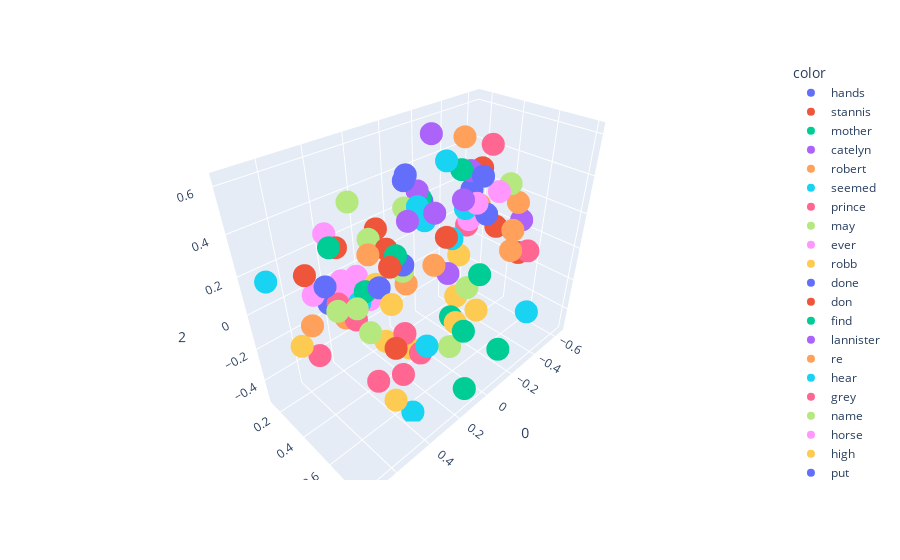

Here is the notebook cell this chart was saved with:
### Code cell
# Plot 1st frequent 100 words bcoz machine will not plot all 17453 words 
import plotly.express as px
fig = px.scatter_3d(X[200:300],x=0,y=1,z=2, color=y[200:300])
fig.show()

### Figure 1 — Plotly figure (JSON) as saved in the notebook; plotly's stock layout.template omitted (floating-point values rounded to 4 significant figures)
{"data": [{"hovertemplate": "color=hands<br>0=%{x}<br>1=%{y}<br>2=%{z}<extra></extra>", "legendgroup": "hands", "marker": {"color": "#636efa", "symbol": "circle"}, "mode": "markers", "name": "hands", "scene": "scene", "showlegend": true, "type": "scatter3d", "x": [-0.2912], "y": [0.4866], "z": [0.4141]}, {"hovertemplate": "color=stannis<br>0=%{x}<br>1=%{y}<br>2=%{z}<extra></extra>", "legendgroup": "stannis", "marker": {"color": "#EF553B", "symbol": "circle"}, "mode": "markers", "name": "stannis", "scene": "scene", "showlegend": true, "type": "scatter3d", "x": [0.4051], "y": [0.6352], "z": [-0.09021]}, {"hovertemplate": "color=mother<br>0=%{x}<br>1=%{y}<br>2=%{z}<extra></extra>", "legendgroup": "mother", "marker": {"color": "#00cc96", "symbol": "circle"}, "mode": "markers", "name": "mother", "scene": "scene", "showlegend": true, "type": "scatter3d", "x": [0.4402], "y": [0.5031], "z": [0.1562]}, {"hovertemplate": "color=catelyn<br>0=%{x}<br>1=%{y}<br>2=%{z}<extra></extra>", "legendgroup": "catelyn", "marker": {"color": "#ab63fa", "symbol": "circle"}, "mode": "markers", "name": "catelyn", "scene": "scene", "showlegend": true, "type": "scatter3d", "x": [0.2425], "y": [0.3131], "z": [0.2035]}, {"hovertemplate": "color=robert<br>0=%{x}<br>1=%{y}<br>2=%{z}<extra></extra>", "legendgroup": "robert", "marker": {"color": "#FFA15A", "symbol": "circle"}, "mode": "markers", "name": "robert", "scene": "scene", "showlegend": true, "type": "scatter3d", "x": [0.526], "y": [0.474], "z": [0.05201]}, {"hovertemplate": "color=seemed<br>0=%{x}<br>1=%{y}<br>2=%{z}<extra></extra>", "legendgroup": "seemed", "marker": {"color": "#19d3f3", "symbol": "circle"}, "mode": "markers", "name": "seemed", "scene": "scene", "showlegend": true, "type": "scatter3d", "x": [0.03653], "y": [0.4338], "z": [0.2917]}, {"hovertemplate": "color=prince<br>0=%{x}<br>1=%{y}<br>2=%{z}<extra></extra>", "legendgroup": "prince", "marker": {"color": "#FF6692", "symbol": "circle"}, "mode": "markers", "name": "prince", "scene": "scene", "showlegend": true, "type": "scatter3d", "x": [0.5301], "y": [0.4347], "z": [0.1052]}, {"hovertemplate": "color=may<br>0=%{x}<br>1=%{y}<br>2=%{z}<extra></extra>", "legendgroup": "may", "marker": {"color": "#B6E880", "symbol": "circle"}, "mode": "markers", "name": "may", "scene": "scene", "showlegend": true, "type": "scatter3d", "x": [0.565], "y": [0.4812], "z": [0.1145]}, {"hovertemplate": "color=ever<br>0=%{x}<br>1=%{y}<br>2=%{z}<extra></extra>", "legendgroup": "ever", "marker": {"color": "#FF97FF", "symbol": "circle"}, "mode": "markers", "name": "ever", "scene": "scene", "showlegend": true, "type": "scatter3d", "x": [0.4204], "y": [0.5013], "z": [0.1028]}, {"hovertemplate": "color=robb<br>0=%{x}<br>1=%{y}<br>2=%{z}<extra></extra>", "legendgroup": "robb", "marker": {"color": "#FECB52", "symbol": "circle"}, "mode": "markers", "name": "robb", "scene": "scene", "showlegend": true, "type": "scatter3d", "x": [0.3825], "y": [0.4988], "z": [0.1601]}, {"hovertemplate": "color=done<br>0=%{x}<br>1=%{y}<br>2=%{z}<extra></extra>", "legendgroup": "done", "marker": {"color": "#636efa", "symbol": "circle"}, "mode": "markers", "name": "done", "scene": "scene", "showlegend": true, "type": "scatter3d", "x": [0.4403], "y": [0.5949], "z": [0.225]}, {"hovertemplate": "color=don<br>0=%{x}<br>1=%{y}<br>2=%{z}<extra></extra>", "legendgroup": "don", "marker": {"color": "#EF553B", "symbol": "circle"}, "mode": "markers", "name": "don", "scene": "scene", "showlegend": true, "type": "scatter3d", "x": [0.4661], "y": [0.3672], "z": [0.3157]}, {"hovertemplate": "color=find<br>0=%{x}<br>1=%{y}<br>2=%{z}<extra></extra>", "legendgroup": "find", "marker": {"color": "#00cc96", "symbol": "circle"}, "mode": "markers", "name": "find", "scene": "scene", "showlegend": true, "type": "scatter3d", "x": [0.3873], "y": [0.6378], "z": [0.3678]}, {"hovertemplate": "color=lannister<br>0=%{x}<br>1=%{y}<br>2=%{z}<extra></extra>", "legendgroup": "lannister", "marker": {"color": "#ab63fa", "symbol": "circle"}, "mode": "markers", "name": "lannister", "scene": "scene", "showlegend": true, "type": "scatter3d", "x": [0.4135], "y": [0.427], "z": [0.08301]}, {"hovertemplate": "color=re<br>0=%{x}<br>1=%{y}<br>2=%{z}<extra></extra>", "legendgroup": "re", "marker": {"color": "#FFA15A", "symbol": "circle"}, "mode": "markers", "name": "re", "scene": "scene", "showlegend": true, "type": "scatter3d", "x": [0.3699], "y": [0.447], "z": [0.2741]}, {"hovertemplate": "color=hear<br>0=%{x}<br>1=%{y}<br>2=%{z}<extra></extra>", "legendgroup": "hear", "marker": {"color": "#19d3f3", "symbol": "circle"}, "mode": "markers", "name": "hear", "scene": "scene", "showlegend": true, "type": "scatter3d", "x": [0.1667], "y": [0.5267], "z": [0.4457]}, {"hovertemplate": "color=grey<br>0=%{x}<br>1=%{y}<br>2=%{z}<extra></extra>", "legendgroup": "grey", "marker": {"color": "#FF6692", "symbol": "circle"}, "mode": "markers", "name": "grey", "scene": "scene", "showlegend": true, "type": "scatter3d", "x": [-0.4708], "y": [0.2488], "z": [-0.01442]}, {"hovertemplate": "color=name<br>0=%{x}<br>1=%{y}<br>2=%{z}<extra></extra>", "legendgroup": "name", "marker": {"color": "#B6E880", "symbol": "circle"}, "mode": "markers", "name": "name", "scene": "scene", "showlegend": true, "type": "scatter3d", "x": [0.5581], "y": [0.6053], "z": [0.1959]}, {"hovertemplate": "color=horse<br>0=%{x}<br>1=%{y}<br>2=%{z}<extra></extra>", "legendgroup": "horse", "marker": {"color": "#FF97FF", "symbol": "circle"}, "mode": "markers", "name": "horse", "scene": "scene", "showlegend": true, "type": "scatter3d", "x": [-0.3512], "y": [0.5393], "z": [0.3341]}, {"hovertemplate": "color=high<br>0=%{x}<br>1=%{y}<br>2=%{z}<extra></extra>", "legendgroup": "high", "marker": {"color": "#FECB52", "symbol": "circle"}, "mode": "markers", "name": "high", "scene": "scene", "showlegend": true, "type": "scatter3d", "x": [-0.1472], "y": [0.472], "z": [-0.2098]}, {"hovertemplate": "color=put<br>0=%{x}<br>1=%{y}<br>2=%{z}<extra></extra>", "legendgroup": "put", "marker": {"color": "#636efa", "symbol": "circle"}, "mode": "markers", "name": "put", "scene": "scene", "showlegend": true, "type": "scatter3d", "x": [0.2298], "y": [0.53], "z": [0.6038]}, {"hovertemplate": "color=stone<br>0=%{x}<br>1=%{y}<br>2=%{z}<extra></extra>", "legendgroup": "stone", "marker": {"color": "#EF553B", "symbol": "circle"}, "mode": "markers", "name": "stone", "scene": "scene", "showlegend": true, "type": "scatter3d", "x": [-0.6399], "y": [0.4924], "z": [-0.1617]}, {"hovertemplate": "color=wine<br>0=%{x}<br>1=%{y}<br>2=%{z}<extra></extra>", "legendgroup": "wine", "marker": {"color": "#00cc96", "symbol": "circle"}, "mode": "markers", "name": "wine", "scene": "scene", "showlegend": true, "type": "scatter3d", "x": [-0.07731], "y": [0.2891], "z": [0.3097]}, {"hovertemplate": "color=hard<br>0=%{x}<br>1=%{y}<br>2=%{z}<extra></extra>", "legendgroup": "hard", "marker": {"color": "#ab63fa", "symbol": "circle"}, "mode": "markers", "name": "hard", "scene": "scene", "showlegend": true, "type": "scatter3d", "x": [-0.3757], "y": [0.339], "z": [0.3686]}, {"hovertemplate": "color=water<br>0=%{x}<br>1=%{y}<br>2=%{z}<extra></extra>", "legendgroup": "water", "marker": {"color": "#FFA15A", "symbol": "circle"}, "mode": "markers", "name": "water", "scene": "scene", "showlegend": true, "type": "scatter3d", "x": [-0.5677], "y": [0.5058], "z": [0.1848]}, {"hovertemplate": "color=upon<br>0=%{x}<br>1=%{y}<br>2=%{z}<extra></extra>", "legendgroup": "upon", "marker": {"color": "#19d3f3", "symbol": "circle"}, "mode": "markers", "name": "upon", "scene": "scene", "showlegend": true, "type": "scatter3d", "x": [-0.1419], "y": [0.4386], "z": [0.1233]}, {"hovertemplate": "color=fire<br>0=%{x}<br>1=%{y}<br>2=%{z}<extra></extra>", "legendgroup": "fire", "marker": {"color": "#FF6692", "symbol": "circle"}, "mode": "markers", "name": "fire", "scene": "scene", "showlegend": true, "type": "scatter3d", "x": [-0.4844], "y": [0.6511], "z": [-0.006148]}, {"hovertemplate": "color=iron<br>0=%{x}<br>1=%{y}<br>2=%{z}<extra></extra>", "legendgroup": "iron", "marker": {"color": "#B6E880", "symbol": "circle"}, "mode": "markers", "name": "iron", "scene": "scene", "showlegend": true, "type": "scatter3d", "x": [-0.1929], "y": [0.5052], "z": [-0.1621]}, {"hovertemplate": "color=until<br>0=%{x}<br>1=%{y}<br>2=%{z}<extra></extra>", "legendgroup": "until", "marker": {"color": "#FF97FF", "symbol": "circle"}, "mode": "markers", "name": "until", "scene": "scene", "showlegend": true, "type": "scatter3d", "x": [-0.1228], "y": [0.5939], "z": [0.3782]}, {"hovertemplate": "color=these<br>0=%{x}<br>1=%{y}<br>2=%{z}<extra></extra>", "legendgroup": "these", "marker": {"color": "#FECB52", "symbol": "circle"}, "mode": "markers", "name": "these", "scene": "scene", "showlegend": true, "type": "scatter3d", "x": [0.4297], "y": [0.646], "z": [-0.3848]}, {"hovertemplate": "color=voice<br>0=%{x}<br>1=%{y}<br>2=%{z}<extra></extra>", "legendgroup": "voice", "marker": {"color": "#636efa", "symbol": "circle"}, "mode": "markers", "name": "voice", "scene": "scene", "showlegend": true, "type": "scatter3d", "x": [0.01508], "y": [0.2789], "z": [0.4247]}, {"hovertemplate": "color=gone<br>0=%{x}<br>1=%{y}<br>2=%{z}<extra></extra>", "legendgroup": "gone", "marker": {"color": "#EF553B", "symbol": "circle"}, "mode": "markers", "name": "gone", "scene": "scene", "showlegend": true, "type": "scatter3d", "x": [0.05195], "y": [0.5812], "z": [0.277]}, {"hovertemplate": "color=give<br>0=%{x}<br>1=%{y}<br>2=%{z}<extra></extra>", "legendgroup": "give", "marker": {"color": "#00cc96", "symbol": "circle"}, "mode": "markers", "name": "give", "scene": "scene", "showlegend": true, "type": "scatter3d", "x": [0.5747], "y": [0.4919], "z": [0.4215]}, {"hovertemplate": "color=sam<br>0=%{x}<br>1=%{y}<br>2=%{z}<extra></extra>", "legendgroup": "sam", "marker": {"color": "#ab63fa", "symbol": "circle"}, "mode": "markers", "name": "sam", "scene": "scene", "showlegend": true, "type": "scatter3d", "x": [-0.02139], "y": [0.3283], "z": [0.3794]}, {"hovertemplate": "color=seen<br>0=%{x}<br>1=%{y}<br>2=%{z}<extra></extra>", "legendgroup": "seen", "marker": {"color": "#FFA15A", "symbol": "circle"}, "mode": "markers", "name": "seen", "scene": "scene", "showlegend": true, "type": "scatter3d", "x": [0.1446], "y": [0.5988], "z": [0.1872]}, {"hovertemplate": "color=better<br>0=%{x}<br>1=%{y}<br>2=%{z}<extra></extra>", "legendgroup": "better", "marker": {"color": "#19d3f3", "symbol": "circle"}, "mode": "markers", "name": "better", "scene": "scene", "showlegend": true, "type": "scatter3d", "x": [0.4543], "y": [0.4781], "z": [0.0939]}, {"hovertemplate": "color=shall<br>0=%{x}<br>1=%{y}<br>2=%{z}<extra></extra>", "legendgroup": "shall", "marker": {"color": "#FF6692", "symbol": "circle"}, "mode": "markers", "name": "shall", "scene": "scene", "showlegend": true, "type": "scatter3d", "x": [0.5149], "y": [0.5294], "z": [0.06869]}, {"hovertemplate": "color=ned<br>0=%{x}<br>1=%{y}<br>2=%{z}<extra></extra>", "legendgroup": "ned", "marker": {"color": "#B6E880", "symbol": "circle"}, "mode": "markers", "name": "ned", "scene": "scene", "showlegend": true, "type": "scatter3d", "x": [0.2892], "y": [0.3501], "z": [0.2697]}, {"hovertemplate": "color=always<br>0=%{x}<br>1=%{y}<br>2=%{z}<extra></extra>", "legendgroup": "always", "marker": {"color": "#FF97FF", "symbol": "circle"}, "mode": "markers", "name": "always", "scene": "scene", "showlegend": true, "type": "scatter3d", "x": [0.4652], "y": [0.4125], "z": [0.1151]}, {"hovertemplate": "color=years<br>0=%{x}<br>1=%{y}<br>2=%{z}<extra></extra>", "legendgroup": "years", "marker": {"color": "#FECB52", "symbol": "circle"}, "mode": "markers", "name": "years", "scene": "scene", "showlegend": true, "type": "scatter3d", "x": [0.3028], "y": [0.6059], "z": [-0.1783]}, {"hovertemplate": "color=between<br>0=%{x}<br>1=%{y}<br>2=%{z}<extra></extra>", "legendgroup": "between", "marker": {"color": "#636efa", "symbol": "circle"}, "mode": "markers", "name": "between", "scene": "scene", "showlegend": true, "type": "scatter3d", "x": [-0.3805], "y": [0.3483], "z": [0.2687]}, {"hovertemplate": "color=dark<br>0=%{x}<br>1=%{y}<br>2=%{z}<extra></extra>", "legendgroup": "dark", "marker": {"color": "#EF553B", "symbol": "circle"}, "mode": "markers", "name": "dark", "scene": "scene", "showlegend": true, "type": "scatter3d", "x": [-0.5196], "y": [0.4126], "z": [0.02456]}, {"hovertemplate": "color=place<br>0=%{x}<br>1=%{y}<br>2=%{z}<extra></extra>", "legendgroup": "place", "marker": {"color": "#00cc96", "symbol": "circle"}, "mode": "markers", "name": "place", "scene": "scene", "showlegend": true, "type": "scatter3d", "x": [0.182], "y": [0.8094], "z": [-0.02567]}, {"hovertemplate": "color=small<br>0=%{x}<br>1=%{y}<br>2=%{z}<extra></extra>", "legendgroup": "small", "marker": {"color": "#ab63fa", "symbol": "circle"}, "mode": "markers", "name": "small", "scene": "scene", "showlegend": true, "type": "scatter3d", "x": [-0.2223], "y": [0.345], "z": [-0.17]}, {"hovertemplate": "color=cold<br>0=%{x}<br>1=%{y}<br>2=%{z}<extra></extra>", "legendgroup": "cold", "marker": {"color": "#FFA15A", "symbol": "circle"}, "mode": "markers", "name": "cold", "scene": "scene", "showlegend": true, "type": "scatter3d", "x": [-0.3558], "y": [0.4208], "z": [0.2201]}, {"hovertemplate": "color=winterfell<br>0=%{x}<br>1=%{y}<br>2=%{z}<extra></extra>", "legendgroup": "winterfell", "marker": {"color": "#19d3f3", "symbol": "circle"}, "mode": "markers", "name": "winterfell", "scene": "scene", "showlegend": true, "type": "scatter3d", "x": [0.3093], "y": [0.7219], "z": [-0.08308]}, {"hovertemplate": "color=most<br>0=%{x}<br>1=%{y}<br>2=%{z}<extra></extra>", "legendgroup": "most", "marker": {"color": "#FF6692", "symbol": "circle"}, "mode": "markers", "name": "most", "scene": "scene", "showlegend": true, "type": "scatter3d", "x": [0.4483], "y": [0.5539], "z": [-0.3193]}, {"hovertemplate": "color=hundred<br>0=%{x}<br>1=%{y}<br>2=%{z}<extra></extra>", "legendgroup": "hundred", "marker": {"color": "#B6E880", "symbol": "circle"}, "mode": "markers", "name": "hundred", "scene": "scene", "showlegend": true, "type": "scatter3d", "x": [0.009428], "y": [0.581], "z": [-0.3854]}, {"hovertemplate": "color=stood<br>0=%{x}<br>1=%{y}<br>2=%{z}<extra></extra>", "legendgroup": "stood", "marker": {"color": "#FF97FF", "symbol": "circle"}, "mode": "markers", "name": "stood", "scene": "scene", "showlegend": true, "type": "scatter3d", "x": [-0.2656], "y": [0.4341], "z": [0.1767]}, {"hovertemplate": "color=end<br>0=%{x}<br>1=%{y}<br>2=%{z}<extra></extra>", "legendgroup": "end", "marker": {"color": "#FECB52", "symbol": "circle"}, "mode": "markers", "name": "end", "scene": "scene", "showlegend": true, "type": "scatter3d", "x": [0.08213], "y": [0.7899], "z": [0.01877]}, {"hovertemplate": "color=sister<br>0=%{x}<br>1=%{y}<br>2=%{z}<extra></extra>", "legendgroup": "sister", "marker": {"color": "#636efa", "symbol": "circle"}, "mode": "markers", "name": "sister", "scene": "scene", "showlegend": true, "type": "scatter3d", "x": [0.5891], "y": [0.4532], "z": [0.2334]}, {"hovertemplate": "color=words<br>0=%{x}<br>1=%{y}<br>2=%{z}<extra></extra>", "legendgroup": "words", "marker": {"color": "#EF553B", "symbol": "circle"}, "mode": "markers", "name": "words", "scene": "scene", "showlegend": true, "type": "scatter3d", "x": [0.2926], "y": [0.47], "z": [0.2764]}, {"hovertemplate": "color=sea<br>0=%{x}<br>1=%{y}<br>2=%{z}<extra></extra>", "legendgroup": "sea", "marker": {"color": "#00cc96", "symbol": "circle"}, "mode": "markers", "name": "sea", "scene": "scene", "showlegend": true, "type": "scatter3d", "x": [-0.1274], "y": [0.7785], "z": [-0.3624]}, {"hovertemplate": "color=right<br>0=%{x}<br>1=%{y}<br>2=%{z}<extra></extra>", "legendgroup": "right", "marker": {"color": "#ab63fa", "symbol": "circle"}, "mode": "markers", "name": "right", "scene": "scene", "showlegend": true, "type": "scatter3d", "x": [-0.08486], "y": [0.5492], "z": [0.3923]}, {"hovertemplate": "color=nothing<br>0=%{x}<br>1=%{y}<br>2=%{z}<extra></extra>", "legendgroup": "nothing", "marker": {"color": "#FFA15A", "symbol": "circle"}, "mode": "markers", "name": "nothing", "scene": "scene", "showlegend": true, "type": "scatter3d", "x": [0.2309], "y": [0.5162], "z": [0.0913]}, {"hovertemplate": "color=walls<br>0=%{x}<br>1=%{y}<br>2=%{z}<extra></extra>", "legendgroup": "walls", "marker": {"color": "#19d3f3", "symbol": "circle"}, "mode": "markers", "name": "walls", "scene": "scene", "showlegend": true, "type": "scatter3d", "x": [-0.434], "y": [0.7236], "z": [-0.3364]}, {"hovertemplate": "color=fingers<br>0=%{x}<br>1=%{y}<br>2=%{z}<extra></extra>", "legendgroup": "fingers", "marker": {"color": "#FF6692", "symbol": "circle"}, "mode": "markers", "name": "fingers", "scene": "scene", "showlegend": true, "type": "scatter3d", "x": [-0.4831], "y": [0.3811], "z": [0.484]}, {"hovertemplate": "color=same<br>0=%{x}<br>1=%{y}<br>2=%{z}<extra></extra>", "legendgroup": "same", "marker": {"color": "#B6E880", "symbol": "circle"}, "mode": "markers", "name": "same", "scene": "scene", "showlegend": true, "type": "scatter3d", "x": [0.2572], "y": [0.527], "z": [0.1766]}, {"hovertemplate": "color=cloak<br>0=%{x}<br>1=%{y}<br>2=%{z}<extra></extra>", "legendgroup": "cloak", "marker": {"color": "#FF97FF", "symbol": "circle"}, "mode": "markers", "name": "cloak", "scene": "scene", "showlegend": true, "type": "scatter3d", "x": [-0.426], "y": [0.3265], "z": [0.3191]}, {"hovertemplate": "color=house<br>0=%{x}<br>1=%{y}<br>2=%{z}<extra></extra>", "legendgroup": "house", "marker": {"color": "#FECB52", "symbol": "circle"}, "mode": "markers", "name": "house", "scene": "scene", "showlegend": true, "type": "scatter3d", "x": [0.3019], "y": [0.4413], "z": [-0.2477]}, {"hovertemplate": "color=young<br>0=%{x}<br>1=%{y}<br>2=%{z}<extra></extra>", "legendgroup": "young", "marker": {"color": "#636efa", "symbol": "circle"}, "mode": "markers", "name": "young", "scene": "scene", "showlegend": true, "type": "scatter3d", "x": [0.4766], "y": [0.2761], "z": [-0.01382]}, {"hovertemplate": "color=does<br>0=%{x}<br>1=%{y}<br>2=%{z}<extra></extra>", "legendgroup": "does", "marker": {"color": "#EF553B", "symbol": "circle"}, "mode": "markers", "name": "does", "scene": "scene", "showlegend": true, "type": "scatter3d", "x": [0.6276], "y": [0.381], "z": [0.269]}, {"hovertemplate": "color=beside<br>0=%{x}<br>1=%{y}<br>2=%{z}<extra></extra>", "legendgroup": "beside", "marker": {"color": "#00cc96", "symbol": "circle"}, "mode": "markers", "name": "beside", "scene": "scene", "showlegend": true, "type": "scatter3d", "x": [-0.2677], "y": [0.3737], "z": [0.4184]}, {"hovertemplate": "color=get<br>0=%{x}<br>1=%{y}<br>2=%{z}<extra></extra>", "legendgroup": "get", "marker": {"color": "#ab63fa", "symbol": "circle"}, "mode": "markers", "name": "get", "scene": "scene", "showlegend": true, "type": "scatter3d", "x": [0.1913], "y": [0.6466], "z": [0.4728]}, {"hovertemplate": "color=mouth<br>0=%{x}<br>1=%{y}<br>2=%{z}<extra></extra>", "legendgroup": "mouth", "marker": {"color": "#FFA15A", "symbol": "circle"}, "mode": "markers", "name": "mouth", "scene": "scene", "showlegend": true, "type": "scatter3d", "x": [-0.3186], "y": [0.3412], "z": [0.5543]}, {"hovertemplate": "color=seven<br>0=%{x}<br>1=%{y}<br>2=%{z}<extra></extra>", "legendgroup": "seven", "marker": {"color": "#19d3f3", "symbol": "circle"}, "mode": "markers", "name": "seven", "scene": "scene", "showlegend": true, "type": "scatter3d", "x": [0.3493], "y": [0.6674], "z": [-0.5173]}, {"hovertemplate": "color=watch<br>0=%{x}<br>1=%{y}<br>2=%{z}<extra></extra>", "legendgroup": "watch", "marker": {"color": "#FF6692", "symbol": "circle"}, "mode": "markers", "name": "watch", "scene": "scene", "showlegend": true, "type": "scatter3d", "x": [0.3427], "y": [0.6237], "z": [-0.05473]}, {"hovertemplate": "color=door<br>0=%{x}<br>1=%{y}<br>2=%{z}<extra></extra>", "legendgroup": "door", "marker": {"color": "#B6E880", "symbol": "circle"}, "mode": "markers", "name": "door", "scene": "scene", "showlegend": true, "type": "scatter3d", "x": [-0.4248], "y": [0.5485], "z": [0.3525]}, {"hovertemplate": "color=joffrey<br>0=%{x}<br>1=%{y}<br>2=%{z}<extra></extra>", "legendgroup": "joffrey", "marker": {"color": "#FF97FF", "symbol": "circle"}, "mode": "markers", "name": "joffrey", "scene": "scene", "showlegend": true, "type": "scatter3d", "x": [0.4976], "y": [0.4259], "z": [0.2004]}, {"hovertemplate": "color=green<br>0=%{x}<br>1=%{y}<br>2=%{z}<extra></extra>", "legendgroup": "green", "marker": {"color": "#FECB52", "symbol": "circle"}, "mode": "markers", "name": "green", "scene": "scene", "showlegend": true, "type": "scatter3d", "x": [-0.4106], "y": [0.2522], "z": [-0.1834]}, {"hovertemplate": "color=big<br>0=%{x}<br>1=%{y}<br>2=%{z}<extra></extra>", "legendgroup": "big", "marker": {"color": "#636efa", "symbol": "circle"}, "mode": "markers", "name": "big", "scene": "scene", "showlegend": true, "type": "scatter3d", "x": [-0.2376], "y": [0.1338], "z": [0.1785]}, {"hovertemplate": "color=under<br>0=%{x}<br>1=%{y}<br>2=%{z}<extra></extra>", "legendgroup": "under", "marker": {"color": "#EF553B", "symbol": "circle"}, "mode": "markers", "name": "under", "scene": "scene", "showlegend": true, "type": "scatter3d", "x": [-0.5406], "y": [0.2796], "z": [0.3129]}, {"hovertemplate": "color=few<br>0=%{x}<br>1=%{y}<br>2=%{z}<extra></extra>", "legendgroup": "few", "marker": {"color": "#00cc96", "symbol": "circle"}, "mode": "markers", "name": "few", "scene": "scene", "showlegend": true, "type": "scatter3d", "x": [-0.01114], "y": [0.5626], "z": [-0.2126]}, {"hovertemplate": "color=sent<br>0=%{x}<br>1=%{y}<br>2=%{z}<extra></extra>", "legendgroup": "sent", "marker": {"color": "#ab63fa", "symbol": "circle"}, "mode": "markers", "name": "sent", "scene": "scene", "showlegend": true, "type": "scatter3d", "x": [0.2557], "y": [0.5637], "z": [0.4299]}, {"hovertemplate": "color=perhaps<br>0=%{x}<br>1=%{y}<br>2=%{z}<extra></extra>", "legendgroup": "perhaps", "marker": {"color": "#FFA15A", "symbol": "circle"}, "mode": "markers", "name": "perhaps", "scene": "scene", "showlegend": true, "type": "scatter3d", "x": [0.6966], "y": [0.5044], "z": [0.1354]}, {"hovertemplate": "color=almost<br>0=%{x}<br>1=%{y}<br>2=%{z}<extra></extra>", "legendgroup": "almost", "marker": {"color": "#19d3f3", "symbol": "circle"}, "mode": "markers", "name": "almost", "scene": "scene", "showlegend": true, "type": "scatter3d", "x": [-0.2165], "y": [0.3234], "z": [0.4621]}, {"hovertemplate": "color=such<br>0=%{x}<br>1=%{y}<br>2=%{z}<extra></extra>", "legendgroup": "such", "marker": {"color": "#FF6692", "symbol": "circle"}, "mode": "markers", "name": "such", "scene": "scene", "showlegend": true, "type": "scatter3d", "x": [0.6437], "y": [0.4242], "z": [-0.1127]}, {"hovertemplate": "color=wanted<br>0=%{x}<br>1=%{y}<br>2=%{z}<extra></extra>", "legendgroup": "wanted", "marker": {"color": "#B6E880", "symbol": "circle"}, "mode": "markers", "name": "wanted", "scene": "scene", "showlegend": true, "type": "scatter3d", "x": [0.4502], "y": [0.4562], "z": [0.5452]}, {"hovertemplate": "color=daughter<br>0=%{x}<br>1=%{y}<br>2=%{z}<extra></extra>", "legendgroup": "daughter", "marker": {"color": "#FF97FF", "symbol": "circle"}, "mode": "markers", "name": "daughter", "scene": "scene", "showlegend": true, "type": "scatter3d", "x": [0.5498], "y": [0.2816], "z": [0.07542]}, {"hovertemplate": "color=true<br>0=%{x}<br>1=%{y}<br>2=%{z}<extra></extra>", "legendgroup": "true", "marker": {"color": "#FECB52", "symbol": "circle"}, "mode": "markers", "name": "true", "scene": "scene", "showlegend": true, "type": "scatter3d", "x": [0.7138], "y": [0.424], "z": [-0.01237]}, {"hovertemplate": "color=while<br>0=%{x}<br>1=%{y}<br>2=%{z}<extra></extra>", "legendgroup": "while", "marker": {"color": "#636efa", "symbol": "circle"}, "mode": "markers", "name": "while", "scene": "scene", "showlegend": true, "type": "scatter3d", "x": [-0.3002], "y": [0.5135], "z": [0.224]}, {"hovertemplate": "color=leave<br>0=%{x}<br>1=%{y}<br>2=%{z}<extra></extra>", "legendgroup": "leave", "marker": {"color": "#EF553B", "symbol": "circle"}, "mode": "markers", "name": "leave", "scene": "scene", "showlegend": true, "type": "scatter3d", "x": [0.4457], "y": [0.671], "z": [0.3615]}, {"hovertemplate": "color=city<br>0=%{x}<br>1=%{y}<br>2=%{z}<extra></extra>", "legendgroup": "city", "marker": {"color": "#00cc96", "symbol": "circle"}, "mode": "markers", "name": "city", "scene": "scene", "showlegend": true, "type": "scatter3d", "x": [0.1544], "y": [0.8101], "z": [-0.3974]}, {"hovertemplate": "color=wind<br>0=%{x}<br>1=%{y}<br>2=%{z}<extra></extra>", "legendgroup": "wind", "marker": {"color": "#ab63fa", "symbol": "circle"}, "mode": "markers", "name": "wind", "scene": "scene", "showlegend": true, "type": "scatter3d", "x": [-0.5791], "y": [0.5303], "z": [0.0873]}, {"hovertemplate": "color=light<br>0=%{x}<br>1=%{y}<br>2=%{z}<extra></extra>", "legendgroup": "light", "marker": {"color": "#FFA15A", "symbol": "circle"}, "mode": "markers", "name": "light", "scene": "scene", "showlegend": true, "type": "scatter3d", "x": [-0.3909], "y": [0.6104], "z": [0.0201]}, {"hovertemplate": "color=arms<br>0=%{x}<br>1=%{y}<br>2=%{z}<extra></extra>", "legendgroup": "arms", "marker": {"color": "#19d3f3", "symbol": "circle"}, "mode": "markers", "name": "arms", "scene": "scene", "showlegend": true, "type": "scatter3d", "x": [-0.225], "y": [0.4438], "z": [0.2565]}, {"hovertemplate": "color=children<br>0=%{x}<br>1=%{y}<br>2=%{z}<extra></extra>", "legendgroup": "children", "marker": {"color": "#FF6692", "symbol": "circle"}, "mode": "markers", "name": "children", "scene": "scene", "showlegend": true, "type": "scatter3d", "x": [0.376], "y": [0.6416], "z": [-0.2641]}, {"hovertemplate": "color=herself<br>0=%{x}<br>1=%{y}<br>2=%{z}<extra></extra>", "legendgroup": "herself", "marker": {"color": "#B6E880", "symbol": "circle"}, "mode": "markers", "name": "herself", "scene": "scene", "showlegend": true, "type": "scatter3d", "x": [0.1029], "y": [0.3736], "z": [0.3571]}, {"hovertemplate": "color=sweet<br>0=%{x}<br>1=%{y}<br>2=%{z}<extra></extra>", "legendgroup": "sweet", "marker": {"color": "#FF97FF", "symbol": "circle"}, "mode": "markers", "name": "sweet", "scene": "scene", "showlegend": true, "type": "scatter3d", "x": [0.3927], "y": [0.1748], "z": [0.2662]}, {"hovertemplate": "color=others<br>0=%{x}<br>1=%{y}<br>2=%{z}<extra></extra>", "legendgroup": "others", "marker": {"color": "#FECB52", "symbol": "circle"}, "mode": "markers", "name": "others", "scene": "scene", "showlegend": true, "type": "scatter3d", "x": [0.02931], "y": [0.6298], "z": [-0.1833]}, {"hovertemplate": "color=lost<br>0=%{x}<br>1=%{y}<br>2=%{z}<extra></extra>", "legendgroup": "lost", "marker": {"color": "#636efa", "symbol": "circle"}, "mode": "markers", "name": "lost", "scene": "scene", "showlegend": true, "type": "scatter3d", "x": [0.2694], "y": [0.543], "z": [0.2219]}, {"hovertemplate": "color=theon<br>0=%{x}<br>1=%{y}<br>2=%{z}<extra></extra>", "legendgroup": "theon", "marker": {"color": "#EF553B", "symbol": "circle"}, "mode": "markers", "name": "theon", "scene": "scene", "showlegend": true, "type": "scatter3d", "x": [0.2074], "y": [0.2999], "z": [0.2658]}, {"hovertemplate": "color=each<br>0=%{x}<br>1=%{y}<br>2=%{z}<extra></extra>", "legendgroup": "each", "marker": {"color": "#00cc96", "symbol": "circle"}, "mode": "markers", "name": "each", "scene": "scene", "showlegend": true, "type": "scatter3d", "x": [-0.2354], "y": [0.5479], "z": [-0.08106]}, {"hovertemplate": "color=felt<br>0=%{x}<br>1=%{y}<br>2=%{z}<extra></extra>", "legendgroup": "felt", "marker": {"color": "#ab63fa", "symbol": "circle"}, "mode": "markers", "name": "felt", "scene": "scene", "showlegend": true, "type": "scatter3d", "x": [-0.1173], "y": [0.3221], "z": [0.6168]}, {"hovertemplate": "color=side<br>0=%{x}<br>1=%{y}<br>2=%{z}<extra></extra>", "legendgroup": "side", "marker": {"color": "#FFA15A", "symbol": "circle"}, "mode": "markers", "name": "side", "scene": "scene", "showlegend": true, "type": "scatter3d", "x": [-0.3048], "y": [0.669], "z": [0.1984]}, {"hovertemplate": "color=yes<br>0=%{x}<br>1=%{y}<br>2=%{z}<extra></extra>", "legendgroup": "yes", "marker": {"color": "#19d3f3", "symbol": "circle"}, "mode": "markers", "name": "yes", "scene": "scene", "showlegend": true, "type": "scatter3d", "x": [0.7351], "y": [0.2702], "z": [0.2369]}, {"hovertemplate": "color=brothers<br>0=%{x}<br>1=%{y}<br>2=%{z}<extra></extra>", "legendgroup": "brothers", "marker": {"color": "#FF6692", "symbol": "circle"}, "mode": "markers", "name": "brothers", "scene": "scene", "showlegend": true, "type": "scatter3d", "x": [0.3027], "y": [0.6758], "z": [-0.1602]}, {"hovertemplate": "color=best<br>0=%{x}<br>1=%{y}<br>2=%{z}<extra></extra>", "legendgroup": "best", "marker": {"color": "#B6E880", "symbol": "circle"}, "mode": "markers", "name": "best", "scene": "scene", "showlegend": true, "type": "scatter3d", "x": [0.5442], "y": [0.6566], "z": [0.101]}, {"hovertemplate": "color=very<br>0=%{x}<br>1=%{y}<br>2=%{z}<extra></extra>", "legendgroup": "very", "marker": {"color": "#FF97FF", "symbol": "circle"}, "mode": "markers", "name": "very", "scene": "scene", "showlegend": true, "type": "scatter3d", "x": [0.3549], "y": [0.3305], "z": [0.1003]}, {"hovertemplate": "color=die<br>0=%{x}<br>1=%{y}<br>2=%{z}<extra></extra>", "legendgroup": "die", "marker": {"color": "#FECB52", "symbol": "circle"}, "mode": "markers", "name": "die", "scene": "scene", "showlegend": true, "type": "scatter3d", "x": [0.4628], "y": [0.691], "z": [0.2111]}], "layout": {"legend": {"title": {"text": "color"}, "tracegroupgap": 0}, "margin": {"t": 60}, "scene": {"domain": {"x": [0, 1], "y": [0, 1]}, "xaxis": {"title": {"text": "0"}}, "yaxis": {"title": {"text": "1"}}, "zaxis": {"title": {"text": "2"}}}}}
